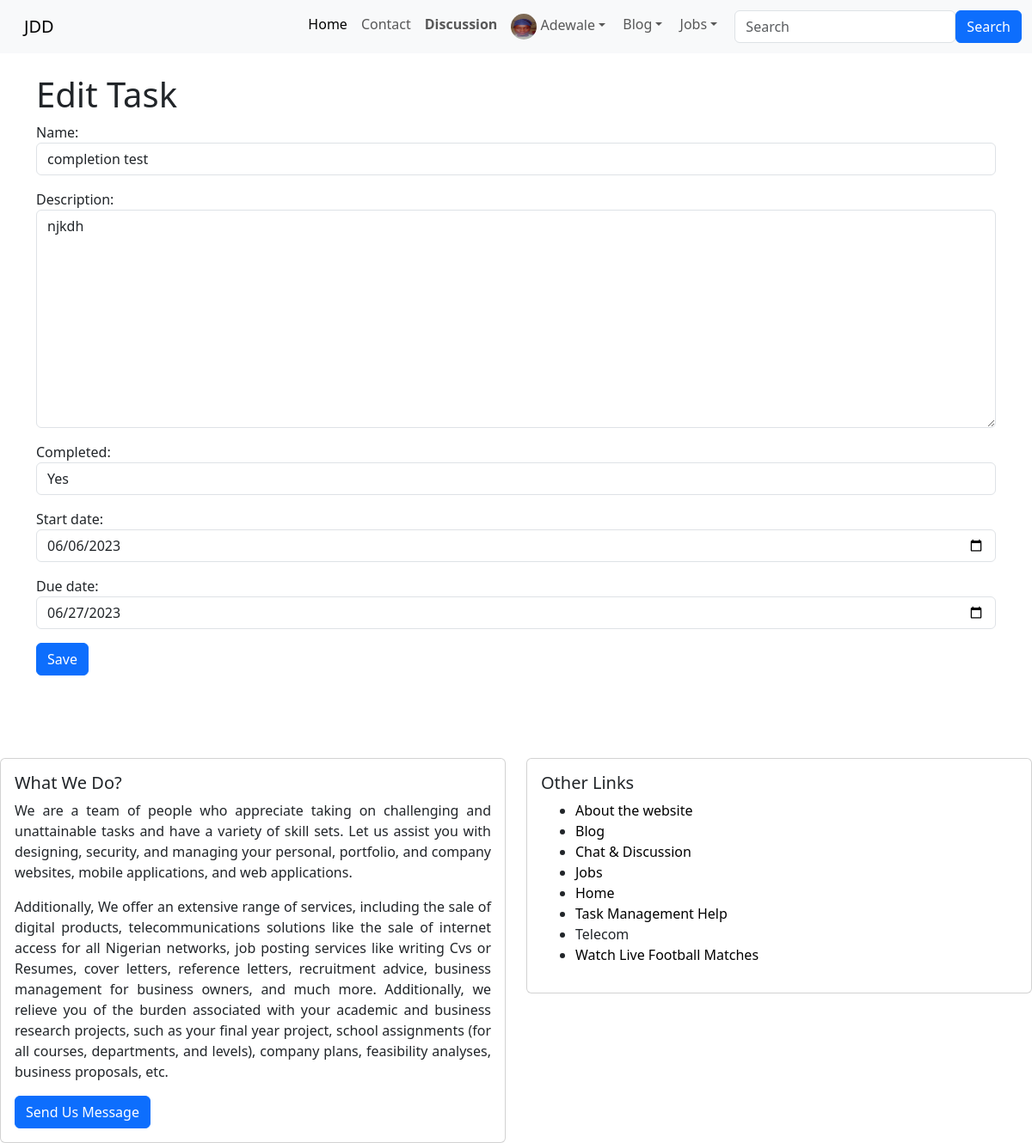
Page /tasks/edit-task/6/ (signed in) on the committed database.
### index/models.py (models this page shows, shortened)
class Profile(models.Model):
    user = models.OneToOneField(User, null=True, on_delete=models.CASCADE)
    bio = RichTextField(blank=True, null=True)
    profile_pic = models.ImageField(null=True, blank=True, upload_to="images/profile/")
    linkedln_url = models.CharField(max_length=255, blank=True, null=True)
    facebook_url =  models.CharField(max_length=255, blank=True, null=True)
    twitter_url= models.CharField(max_length=255, blank=True, null=True)
    instagram_url =  models.CharField(max_length=255, blank=True, null=True)
    whatsapp_url= models.CharField(max_length=255, blank=True, null=True)
    github_url=  models.CharField(max_length=255, blank=True, null=True)
    website_url= models.CharField(max_length=255, blank=True, null=True)
    email_url= models.CharField(max_length=255, blank=True, null=True)

### tasks/models.py (models this page shows, shortened)
class Tasks(models.Model):
    user = models.ForeignKey(User, on_delete = models.CASCADE)
    name = models.CharField(max_length = 50, unique=True)
    description = models.CharField(max_length=100)
    start_date = models.DateTimeField()
    due_date = models.DateTimeField()
    completed = models.CharField(max_length=150, default='No')

### tasks/views.py (the view, shortened to what this page needs)
# urls.py: path("edit-task/<int:pk>/", views.EditTaskView.as_view(), name="edit_task"),
class EditTaskView(View):
    def get(self, request, pk):
        task = get_object_or_404(Tasks, pk=pk)
        form = TaskForm(instance=task)
        return render(request, "tasks/edit_tasks.html", {"form": form, "task": task})

### tasks/forms.py
class TaskForm(forms.ModelForm):
    due_date = forms.DateField(widget=forms.DateInput(attrs={'class': 'form-control', 'type': 'date'}))
    start_date = forms.DateField(widget=forms.DateInput(attrs={'class': 'form-control', 'type': 'date'}))
    completed_choices = [
        ('Yes', 'Yes'),
        ('No', 'No'),
        ('In-Progress', 'In-Progress'),
        ('Yet to start', 'Yet to start')
    ]
    completed = forms.ChoiceField(choices=completed_choices, widget=forms.Select(attrs={'class': 'form-control'}))
    class Meta:
        model = Tasks
        fields = ('name', 'description', 'completed', 'start_date', 'due_date')
        widgets = {
            'name': forms.TextInput(attrs={'class': 'form-control'}),
            'description': forms.Textarea(attrs={'class': 'form-control'}),
        }

### tasks/templates/tasks/edit_tasks.html (shortened to what this page needs)
{% extends 'home/base.html' %}
{% block body %}
    <h1>Edit Task</h1>
    {% if user.is_authenticated %}
            <form method="post">
                {{ form.as_p }}
                <button class="btn btn-primary">Save</button>
            </form>
    {% else %}
            <div class="alert alert-danger" role="alert">
                <p><a href="{% url 'login' %}">LOGIN</a> to Edit tasks</p>
            </div>
    {% endif %}
{% endblock %}

### index/templates/home/base.html (shortened to what this page needs)
{% load static %}
{% load humanize %}
<!doctype html>
<html lang="en" >
  <head>
    <link rel="stylesheet" href="https://cdn.jsdelivr.net/npm/bootstrap@5.3.0-alpha3/dist/css/bootstrap.rtl.min.css">
    {% load static %}
  </head>
  <header>
    <nav class="navbar navbar-expand-lg bg-body-tertiary">
      <div class="container-fluid">
        <a class="navbar-brand" href="{% url 'index:home' %}">JDD</a>
        <div class="collapse navbar-collapse" id="navbarSupportedContent">
          <ul class="navbar-nav me-auto mb-2 mb-lg-0">
            <li class="nav-item">
            <a class="nav-link active" aria-current="page" href="{% url 'index:home' %}">Home</a>
            </li>
            <li class="nav-item">
              <a class="nav-link" href="{% url 'contact:contact' %}">Contact</a>
            </li>
            <li class="nav-item">
              <a class="nav-link" href="{% url 'discussion:discuss_list' %}"><b>Discussion</b> </a>
            </li>
            {% if user.is_authenticated %}
                  <li class="nav-item dropdown">
                    <a class="nav-link dropdown-toggle" href="" role="button"
                    data-bs-toggle="dropdown" aria-expanded="false">
                    {% if user.profile.profile_pic %}
                    <img src="{{ user.profile.profile_pic.url }}" class="rounded-circle" alt="Author profile image" width="30" height="30"> {{ user }}
                    {% else %}
                        <img src="{% static 'images/profile_user_icon.png' %}" class="rounded-circle" alt="Default profile image" width="20" height="20"> {{user}}
                    {% endif %}
                    </a>
                  </li>
                   <li class="nav-item dropdown">
                    <a class="nav-link dropdown-toggle" href="{% url 'index:blog_list' %}" role="button"
                    data-bs-toggle="dropdown" aria-expanded="false">
                    Blog
                    </a>
                  </li>
                  <li class="nav-item dropdown">
                    <a class="nav-link dropdown-toggle" href="{% url 'index:blog_list' %}" role="button"
                    data-bs-toggle="dropdown" aria-expanded="false">
                     Jobs
                    </a>
                  </li>
            {% endif %}
          </ul>
          {% include 'home/search.html' %}
        </div>
      </div>
    </nav>
  </header>
  <body>
    <div class="container"> <br>
        {% block body %} {% endblock %}
      </div>
  </body>
  <footer>
<br><br><br><br>
    <div class="row">
      <div class="col-sm-6 mb-3 mb-sm-0">
        <div class="card">
          <div class="card-body">
            <h5 class="card-title">What We Do?</h5>
            <p class="card-text" style="text-align: justify;">
              We are a team of people who appreciate taking on challenging and unattainable tasks and have a variety of skill sets.
              Let us assist you with designing, security, and managing your personal, portfolio, and company websites,
              mobile applications, and web applications.
            </p>
            <p style="text-align: justify;">
               Additionally, We offer an extensive range of services, including the sale of digital products, telecommunications solutions
              like the sale of internet access for all Nigerian networks, job posting services like writing Cvs or Resumes,
              cover letters, reference letters, recruitment advice, business management for business owners, and much more.
              Additionally, we relieve you of the burden associated with your academic and business research projects, such
              as your final year project, school assignments (for all courses, departments, and levels), company plans,
              feasibility analyses, business proposals, etc.
            </p>
            <a href="{% url 'contact:contact' %}" class="btn btn-primary">Send Us Message</a>
          </div>
        </div>
      </div>
      <div class="col-sm-6">
        <div class="card">
          <div class="card-body">
            <h5 class="card-title">Other Links</h5>
            <ul>
              <li><a href="#" class="footer-link">About the website</a></li>
              <li><a href="{% url 'index:blog_list' %}" class="footer-link">Blog</a></li>
              <li><a href="{% url 'discussion:discuss_list' %}" class="footer-link">Chat & Discussion</a></li>
              <li><a href="{% url 'jobs:job_list' %}" class="footer-link">Jobs</a></li>
              <li><a href="{% url 'index:home' %}" class="footer-link">Home</a></li>
              <li><a href="{% url 'tasks:tasks_list' %}" class="footer-link">Task Management Help</a></li>
              <li class="nav-item">
                <a class="nav-link" href="{% url 'index:telecom' %}">Telecom</a>
              </li>
              <li><a href="https://afr.808scoretv.com/" class="footer-link">Watch Live Football Matches</a></li>
            </ul>
          </div>
        </div>
      </div>
    </div>
  </footer>
</html>

### index/templates/home/base.html (style rules this page uses)
.footer-link { text-decoration: none; color: black; }

### rows in the picture
Tasks: name "completion test", description "njkdh", completed "Yes", start_date "06/06/2023", due_date "06/27/2023"

### other values in the picture
{{ user }} "Adewale"
